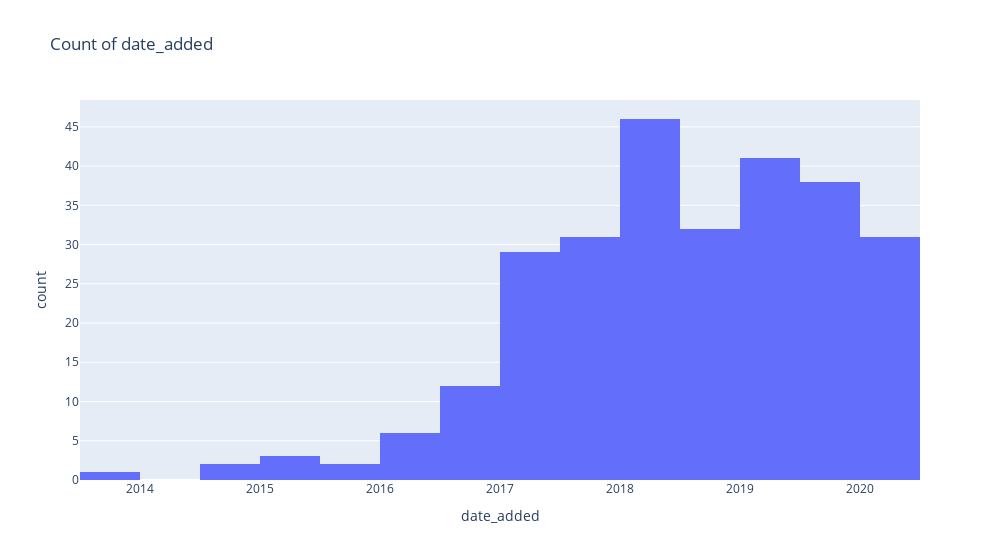
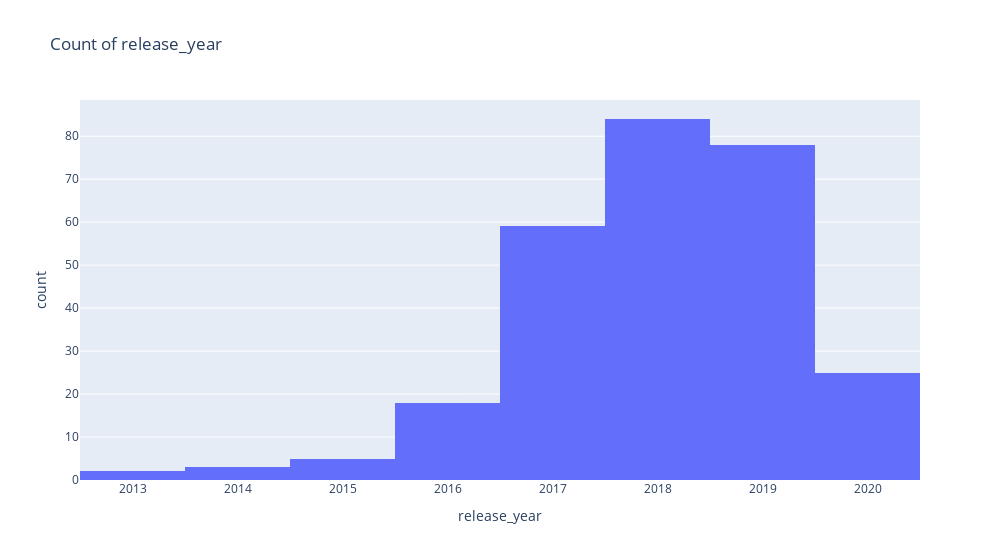
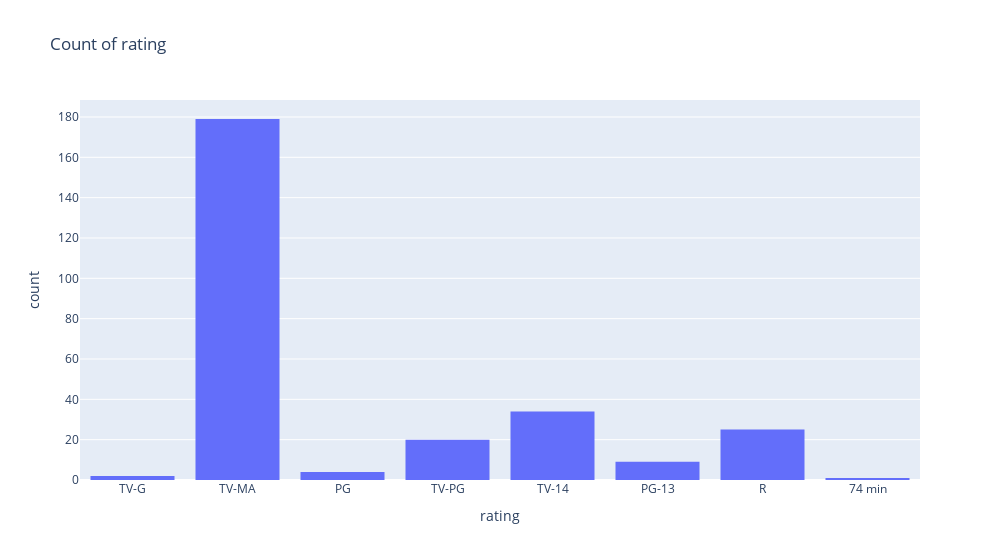
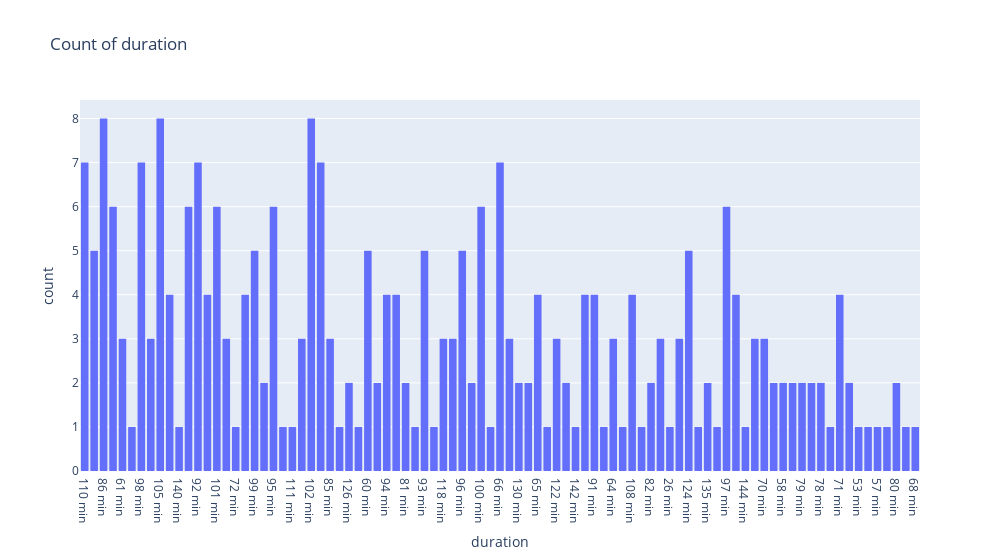

Source (notebook cell) for these figures, in order:
### Code cell
useful_columns = [
  'date_added',
  'release_year',
  'rating',
  'duration',
  'content_rating',
  'genres',
  'directors',
  'authors',
  'actors',
  'original_release_date',
  'streaming_release_date',
  'runtime',
  'tomatometer_status',
  'tomatometer_rating',
  'tomatometer_count',
  'audience_status',
  'audience_rating',
  'audience_count',
  'tomatometer_top_critics_count',
  'tomatometer_fresh_critics_count',
  'tomatometer_rotten_critics_count',
],

# for column_name in useful_columns:

column_name = useful_columns[0][0]
print(column_name)

for column_name in useful_columns[0]:
  sub_df = netflix_oc_df.sort_values(column_name, ascending=False)
  px.histogram(
      netflix_oc_df,
      column_name,
      title=f"Count of {column_name}",
      width=1000,
    ).show()

### Figure 1 — Plotly figure (JSON) as saved in the notebook; plotly's stock layout.template omitted (floating-point values rounded to 4 significant figures; data arrays with more than 128 entries replaced by an {"elided": "..."} marker saying what was removed)
{"data": [{"alignmentgroup": "True", "bingroup": "x", "hovertemplate": "date_added=%{x}<br>count=%{y}<extra></extra>", "legendgroup": "", "marker": {"color": "#636efa", "pattern": {"shape": ""}}, "name": "", "offsetgroup": "", "orientation": "v", "showlegend": false, "type": "histogram", "x": {"elided": "274 str values"}, "xaxis": "x", "yaxis": "y"}], "layout": {"barmode": "relative", "legend": {"tracegroupgap": 0}, "title": {"text": "Count of date_added"}, "width": 1000, "xaxis": {"anchor": "y", "domain": [0, 1], "title": {"text": "date_added"}}, "yaxis": {"anchor": "x", "domain": [0, 1], "title": {"text": "count"}}}}

### Figure 2 — Plotly figure (JSON) as saved in the notebook; plotly's stock layout.template omitted (floating-point values rounded to 4 significant figures; data arrays with more than 128 entries replaced by an {"elided": "..."} marker saying what was removed)
{"data": [{"alignmentgroup": "True", "bingroup": "x", "hovertemplate": "release_year=%{x}<br>count=%{y}<extra></extra>", "legendgroup": "", "marker": {"color": "#636efa", "pattern": {"shape": ""}}, "name": "", "offsetgroup": "", "orientation": "v", "showlegend": false, "type": "histogram", "x": {"elided": "274 int values"}, "xaxis": "x", "yaxis": "y"}], "layout": {"barmode": "relative", "legend": {"tracegroupgap": 0}, "title": {"text": "Count of release_year"}, "width": 1000, "xaxis": {"anchor": "y", "domain": [0, 1], "title": {"text": "release_year"}}, "yaxis": {"anchor": "x", "domain": [0, 1], "title": {"text": "count"}}}}

### Figure 3 — Plotly figure (JSON) as saved in the notebook; plotly's stock layout.template omitted (floating-point values rounded to 4 significant figures; data arrays with more than 128 entries replaced by an {"elided": "..."} marker saying what was removed)
{"data": [{"alignmentgroup": "True", "bingroup": "x", "hovertemplate": "rating=%{x}<br>count=%{y}<extra></extra>", "legendgroup": "", "marker": {"color": "#636efa", "pattern": {"shape": ""}}, "name": "", "offsetgroup": "", "orientation": "v", "showlegend": false, "type": "histogram", "x": {"elided": "274 str values"}, "xaxis": "x", "yaxis": "y"}], "layout": {"barmode": "relative", "legend": {"tracegroupgap": 0}, "title": {"text": "Count of rating"}, "width": 1000, "xaxis": {"anchor": "y", "domain": [0, 1], "title": {"text": "rating"}}, "yaxis": {"anchor": "x", "domain": [0, 1], "title": {"text": "count"}}}}

### Figure 4 — Plotly figure (JSON) as saved in the notebook; plotly's stock layout.template omitted (floating-point values rounded to 4 significant figures; data arrays with more than 128 entries replaced by an {"elided": "..."} marker saying what was removed)
{"data": [{"alignmentgroup": "True", "bingroup": "x", "hovertemplate": "duration=%{x}<br>count=%{y}<extra></extra>", "legendgroup": "", "marker": {"color": "#636efa", "pattern": {"shape": ""}}, "name": "", "offsetgroup": "", "orientation": "v", "showlegend": false, "type": "histogram", "x": {"elided": "274 str values"}, "xaxis": "x", "yaxis": "y"}], "layout": {"barmode": "relative", "legend": {"tracegroupgap": 0}, "title": {"text": "Count of duration"}, "width": 1000, "xaxis": {"anchor": "y", "domain": [0, 1], "title": {"text": "duration"}}, "yaxis": {"anchor": "x", "domain": [0, 1], "title": {"text": "count"}}}}
